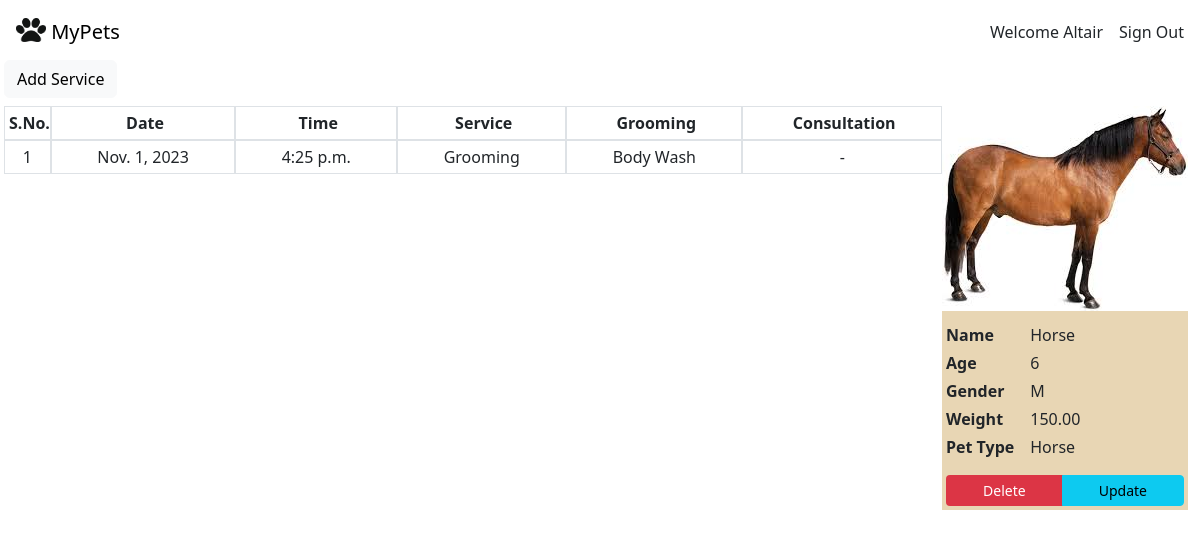
Page /pets/pet_detail_route/14/ (signed in) on the committed database.
### pets_app/models.py (models this page shows, shortened)
class PetServices(Model):
    class PetServiceType(models.TextChoices):
        GROOMING = 'Grooming','Grooming'
        CONSULTATION = 'Consultation','Consultation'
    class Grooming(models.TextChoices):
        HAIR_CUTTING = 'Hair Cutting', 'Hair Cutting'
        HAIR_CLEANING = 'Hair Cleaning', 'Hair Cleaning'
        BODY_WASH = 'Body Wash', 'Body Wash'
        NAIL_CLEANING = 'Nail Cleaning', 'Nail Cleaning'
        NAIL_CUTTING = 'Nail Cutting', 'Nail Cutting'
    class Consultaion(models.TextChoices):
       DOCTOR_1 = 'Doctor 1', 'Doctor 1'
       DOCTOR_2 = 'Doctor 2', 'Doctor 2'
       DOCTOR_3 = 'Doctor 3', 'Doctor 3'
       DOCTOR_4 = 'Doctor 4', 'Doctor 4'
    service_required = models.CharField(max_length=20, choices=PetServiceType.choices, default=PetServiceType.CONSULTATION)
    grooming_type = models.CharField(max_length=20, choices=Grooming.choices, blank=True)
    consultation_type = models.CharField(max_length=20, choices=Consultaion.choices, blank=True)
    date = models.DateField(auto_created=True, auto_now_add=True)
    time = models.TimeField(auto_created=True, auto_now_add=True)
    pet_name = models.CharField(max_length=10, blank=True)
    id_2 = models.PositiveBigIntegerField(blank=True)
    created_by = models.CharField(max_length=30, blank=True, null=True)
    updated_by = models.CharField(max_length=30, blank=True, null=True)

class PetInformation(Model):
    class PetType(models.TextChoices):
        CAT = "Cat", "Cat"
        DOG = "Dog", "Dog"
        HORSE = "Horse", "Horse"
        RABBIT = "Rabbit", "Rabbit"
        PIGEON = "Pigeon", "Pigeon"
    class PetGender(models.TextChoices):
        Male = "M", "Male"
        Femail = "F", "Female"
        Unknown = "Unknown","Unknown"
    class Breed(models.TextChoices):
        German_Shephard = "German_Shephard", "German_Shephard"
        Labrador = "Labrador", "Labrador"
        Indie = "Indie", "Indie"
        Persian = "Persian", "Persian"
    date = models.DateField(auto_created=True, auto_now_add=True)
    name = models.CharField(max_length=30)
    age = models.PositiveSmallIntegerField()
    pet_type = models.CharField(max_length=10, choices=PetType.choices, default=PetType.CAT)
    weight = models.DecimalField(max_digits=5, decimal_places=2)
    breed = models.CharField(max_length=20, choices=Breed.choices, default=Breed.Indie)
    gender = models.CharField(max_length=7, choices=PetGender.choices, default=PetGender.Male)
    image = models.ImageField(upload_to='images/', blank=True)
    owner = models.ForeignKey(to=OwnerModel, on_delete=models.CASCADE, null=True, blank=True)
    created_by = models.CharField(max_length=30, blank=True, null=True)
    updated_by = models.CharField(max_length=30, blank=True, null=True)

### pets_app/views.py (the view)
class PetDetailView(SomeLoginRequiredMixin, SomePermissionRequiredMixin, DetailView):
    model = PetInformation
    permission_required = 'pets_app.view_petinformation'
    def get(self, request, pk, *args, **kwargs):
        petinformation = PetInformation.objects.get(id=pk)
        petservice = PetServices.objects.filter(pet_name=petinformation.name, id_2=pk)
        s_no = []
        for item in range(len(petservice)):
            s_no.append(item+1)
        return render(request=request, template_name='pets_app/petinformation_detail.html', context={'petinformation':petinformation, 'petservice':petservice, 's_no':s_no,})

### pets_app/mixins.py (called while the page is built, shortened)
    def dispatch(self, request, *args, **kwargs):
        if not request.user.is_authenticated:
            return self.handle_no_permission()
        else:
            return super().dispatch(request, *args, **kwargs)

    def get_permission_required(self):
        if isinstance(self.permission_required, str):
            perms = (self.permission_required,)
        else:
            perms = self.permission_required
        return perms

    def has_permission(self):
        perms = self.get_permission_required()
        return self.request.user.has_perms(perms)

    def dispatch(self, request, *args, **kwargs):
        return super().dispatch(request, *args, **kwargs)

### pets_app/templates/pets_app/petinformation_detail.html (shortened to what this page needs)
{% extends 'pets.html' %}
{% load static %}
{% block 'content' %}
{% if perms.pets_app.add_petservices %}
<div class="mb-2">
    <a class="text-decoration-none" href="{% url 'pets_app_name:service_create_name' %}?next={{request.path}}"><button type="button" class="btn btn-light">Add Service</button></a>
</div>
{% endif %}
<div class="d-flex justify-content-between">
  <div class="d-flex flex-grow-1">
    {% if petservice %}
    <div class="d-flex flex-column">
      <div class="d-flex border justify-content-center">
        <div class="d-flex fw-bold ms-1 my-1 ">
          S.No.
        </div>
      </div>
        {% for item in s_no %}
          <div class="d-flex border justify-content-center">
            <div class="d-flex my-1">
              {{item}}
            </div>
          </div>
        {% endfor %}
    </div>
    <div class="d-flex flex-column flex-fill">
      <div class="d-flex justify-content-center border">
        <div class="d-flex fw-bold ms-1 my-1">
          Date
        </div>
      </div>
        {% for item in petservice%}
      <div class="d-flex justify-content-center border">
        <div class="d-flex my-1">
          {{item.date}}
        </div>
      </div>
        {% endfor %}
    </div>
    <div class="d-flex flex-column flex-fill">
      <div class="d-flex justify-content-center border">
        <div class="d-flex fw-bold ms-1 my-1">
          Time
        </div>
      </div>
        {% for item in petservice%}
      <div class="d-flex justify-content-center border">
        <div class="d-flex my-1">
          {{item.time}}
        </div>
      </div>
        {% endfor %}
    </div>
    <div class="d-flex flex-column flex-fill">
      <div class="d-flex justify-content-center border">
        <div class="d-flex fw-bold ms-1 my-1">
          Service
        </div>
      </div>
        {% for item in petservice%}
      <div class="d-flex justify-content-center border">
        <div class="d-flex my-1">
          {{item.service_required}}
        </div>
      </div>
        {% endfor %}
    </div>
    <div class="d-flex flex-column flex-fill">
      <div class="d-flex justify-content-center border">
        <div class="d-flex fw-bold ms-1 my-1">
          Grooming
        </div>
      </div>
        {% for item in petservice%}
      <div class="d-flex justify-content-center border">
        <div class="d-flex my-1">
          {% if item.grooming_type %}
            {{item.grooming_type}}
          {% else %}
            -
          {% endif %}
        </div>
      </div>
        {% endfor %}
    </div>
    <div class="d-flex flex-column flex-fill">
      <div class="d-flex justify-content-center border">
        <div class="d-flex fw-bold ms-1 my-1">
          Consultation
        </div>
      </div>
        {% for item in petservice%}
      <div class="d-flex justify-content-center border">
        <div class="d-flex my-1">
          {% if item.consultation_type %}
            {{item.consultation_type}}
          {% else %}
            -
          {% endif %}
        </div>
      </div>
        {% endfor %}
    </div>
    {% endif %}
  </div>
  <div class="d-flex flex-column">
    <div class="d-flex flex-column me-2" style="background-color: rgb(232, 214, 180);">
      <div class="d-flex">
        {% if petinformation.image %}
          <img class="d-flex flex-fill" src="{{petinformation.image.url}}" alt="{% static 'images/none2.jpg' %}">
        {% else %}
          <img src="{% static 'images/none2.jpg' %}" alt="paws.img">
        {% endif %}
    </div>
    <div class="d-flex my-2">
      <div>
        <div class="fw-bold ms-1 my-1">Name</div>
        <div class="fw-bold ms-1 my-1">Age</div>
        <div class="fw-bold ms-1 my-1">Gender</div>
        <div class="fw-bold ms-1 my-1">Weight</div>
        <div class="fw-bold ms-1 my-1">Pet Type</div>
      </div>
      <div class="ps-3">
        <div class="my-1">{{petinformation.name | capfirst}}</div>
        <div class="my-1">{{petinformation.age}}</div>
        <div class="my-1">{{petinformation.gender}}</div>
        <div class="my-1">{{petinformation.weight}}</div>
        <div class="my-1">{{petinformation.pet_type}}</div>
      </div>
    </div>
    {% if perms.pets_app.change_petinformation %}
      <div class="btn-group mx-1 my-1">
          <a href="#" class="btn pet_red btn-sm text-decoration-none" data-bs-toggle="modal" data-bs-target="#staticBackdrop">Delete</a>
          <a class="btn btn-info btn-sm text-decoration-none" href="{% url 'pets_app_name:pet_update_name' petinformation.id %}?next={{request.path}}">Update</a>
      </div>
      {% endif %}
    </div>
  </div>
</div>
{% endblock %}

### templates/pets.html (shortened to what this page needs)
{% load static %}
<html lang="en">
<head>
    <link href="https://cdn.jsdelivr.net/npm/bootstrap@5.3.1/dist/css/bootstrap.min.css" rel="stylesheet">
    <link rel="stylesheet" href="{% static 'css/main.css' %}">
    <nav class="navbar">
        <div class="container-fluid">
          <a class="navbar-brand" href="{% url 'pets_app_name:pets_name' %}">
            <img src="{% static 'images/paw.jpg' %}" alt="paws.img" width="30" height="24" class="d-inline-flex align-text-top">
            MyPets
          </a>
          <div class="d-flex column-gap-3">
            {% if request.user.is_authenticated %}
              <div>
                Welcome {{request.user | capfirst }}
              </div>
              <a class="nav-link " href="{% url 'pets_app_name:user_login_name' %}">Sign Out</a>
            {% else  %}
              <a class="nav-link" href="{% url 'pets_app_name:user_login_name' %}">Sign In</a>
              <a class="nav-link" href="{% url 'pets_app_name:user_create_name' %}">Sign Up</a>
            {% endif%}
          </div>
        </div>
    </nav>
</head>
<body class="m-1">
    {% block 'content' %}
    {% endblock %}
</body>
</html>

### static/css/pallet.css (style rules this page uses)
:root { --pet_red: #dc3545; --pet_red_light: #e44051; --pet_green: #198754; --pet_teal: #20c997; --pet_grey: #adb5bd; }

### static/css/pets_css.css (style rules this page uses)
.pet_red { background-color: var(--pet_red); color: white; }

### rows in the picture
PetServices: date "Nov. 1, 2023", time "4:25 p.m.", service_required "Grooming", grooming_type "Body Wash"
PetInformation: image (picture), name "Horse", age "6", gender "M", weight "150.00", pet_type "Horse"

### other values in the picture
{{ request.user | capfirst }} "Altair"
{{ item }} "1"
